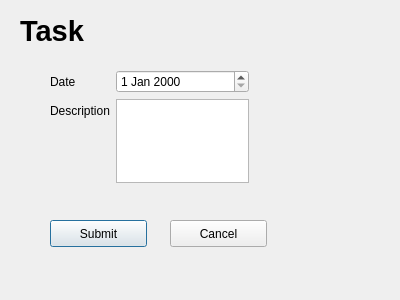
<?xml version="1.0" encoding="UTF-8"?>
<ui version="4.0">
 <class>TaskDialog</class>
 <widget class="QDialog" name="TaskDialog">
  <property name="geometry">
   <rect>
    <x>0</x>
    <y>0</y>
    <width>400</width>
    <height>300</height>
   </rect>
  </property>
  <property name="windowTitle">
   <string>Dialog</string>
  </property>
  <widget class="QLabel" name="label_task">
   <property name="geometry">
    <rect>
     <x>20</x>
     <y>20</y>
     <width>71</width>
     <height>21</height>
    </rect>
   </property>
   <property name="font">
    <font>
     <pointsize>22</pointsize>
     <weight>75</weight>
     <bold>true</bold>
    </font>
   </property>
   <property name="text">
    <string>Task</string>
   </property>
  </widget>
  <widget class="QWidget" name="formLayoutWidget">
   <property name="geometry">
    <rect>
     <x>50</x>
     <y>70</y>
     <width>199</width>
     <height>113</height>
    </rect>
   </property>
   <layout class="QFormLayout" name="formLayout">
    <item row="0" column="0">
     <widget class="QLabel" name="label_date">
      <property name="text">
       <string>Date</string>
      </property>
     </widget>
    </item>
    <item row="0" column="1">
     <widget class="QDateEdit" name="dateEdit_date"/>
    </item>
    <item row="1" column="0">
     <widget class="QLabel" name="label_description">
      <property name="text">
       <string>Description</string>
      </property>
     </widget>
    </item>
    <item row="1" column="1">
     <widget class="QPlainTextEdit" name="plainTextEdit_description"/>
    </item>
   </layout>
  </widget>
  <widget class="QPushButton" name="pushButton_submit">
   <property name="geometry">
    <rect>
     <x>50</x>
     <y>220</y>
     <width>97</width>
     <height>27</height>
    </rect>
   </property>
   <property name="text">
    <string>Submit</string>
   </property>
  </widget>
  <widget class="QPushButton" name="pushButton_cancel">
   <property name="geometry">
    <rect>
     <x>170</x>
     <y>220</y>
     <width>97</width>
     <height>27</height>
    </rect>
   </property>
   <property name="text">
    <string>Cancel</string>
   </property>
  </widget>
 </widget>
 <resources/>
 <connections/>
</ui>
